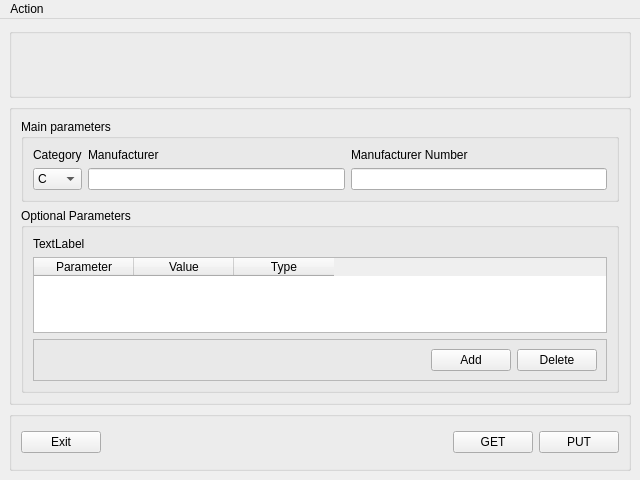
<?xml version="1.0" encoding="UTF-8"?>
<ui version="4.0">
 <class>MainWindow</class>
 <widget class="QMainWindow" name="MainWindow">
  <property name="geometry">
   <rect>
    <x>0</x>
    <y>0</y>
    <width>640</width>
    <height>480</height>
   </rect>
  </property>
  <property name="minimumSize">
   <size>
    <width>640</width>
    <height>480</height>
   </size>
  </property>
  <property name="windowTitle">
   <string>MainWindow</string>
  </property>
  <property name="toolButtonStyle">
   <enum>Qt::ToolButtonTextUnderIcon</enum>
  </property>
  <property name="tabShape">
   <enum>QTabWidget::Triangular</enum>
  </property>
  <widget class="QWidget" name="centralwidget">
   <layout class="QVBoxLayout" name="verticalLayout_2">
    <item>
     <layout class="QVBoxLayout" name="verticalLayout">
      <property name="sizeConstraint">
       <enum>QLayout::SetMaximumSize</enum>
      </property>
      <item>
       <widget class="QGroupBox" name="hintBox">
        <property name="minimumSize">
         <size>
          <width>0</width>
          <height>70</height>
         </size>
        </property>
        <property name="maximumSize">
         <size>
          <width>16777215</width>
          <height>70</height>
         </size>
        </property>
        <property name="title">
         <string/>
        </property>
        <layout class="QVBoxLayout" name="verticalLayout_3">
         <item>
          <widget class="QLabel" name="result_label">
           <property name="text">
            <string/>
           </property>
          </widget>
         </item>
        </layout>
       </widget>
      </item>
      <item>
       <widget class="QGroupBox" name="dataBox">
        <property name="minimumSize">
         <size>
          <width>0</width>
          <height>100</height>
         </size>
        </property>
        <property name="maximumSize">
         <size>
          <width>16777215</width>
          <height>16777215</height>
         </size>
        </property>
        <property name="title">
         <string/>
        </property>
        <layout class="QGridLayout" name="gridLayout_2">
         <item row="0" column="0">
          <widget class="QGroupBox" name="groupBox">
           <property name="title">
            <string>Main parameters</string>
           </property>
           <layout class="QGridLayout" name="gridLayout">
            <item row="1" column="2">
             <widget class="QLineEdit" name="pn_line"/>
            </item>
            <item row="1" column="1">
             <widget class="QLineEdit" name="m_line"/>
            </item>
            <item row="0" column="1">
             <widget class="QLabel" name="label">
              <property name="text">
               <string>Manufacturer</string>
              </property>
             </widget>
            </item>
            <item row="0" column="2">
             <widget class="QLabel" name="label_2">
              <property name="text">
               <string>Manufacturer Number</string>
              </property>
             </widget>
            </item>
            <item row="1" column="0">
             <widget class="QComboBox" name="categoryBox">
              <item>
               <property name="text">
                <string>C</string>
               </property>
              </item>
              <item>
               <property name="text">
                <string>R</string>
               </property>
              </item>
              <item>
               <property name="text">
                <string>L</string>
               </property>
              </item>
              <item>
               <property name="text">
                <string>T</string>
               </property>
              </item>
              <item>
               <property name="text">
                <string>DD</string>
               </property>
              </item>
              <item>
               <property name="text">
                <string>DA</string>
               </property>
              </item>
             </widget>
            </item>
            <item row="0" column="0">
             <widget class="QLabel" name="label_5">
              <property name="text">
               <string>Category</string>
              </property>
             </widget>
            </item>
           </layout>
          </widget>
         </item>
         <item row="2" column="0">
          <widget class="QGroupBox" name="groupBox_2">
           <property name="title">
            <string>Optional Parameters</string>
           </property>
           <layout class="QVBoxLayout" name="verticalLayout_4">
            <item>
             <widget class="QLabel" name="m_label">
              <property name="text">
               <string>TextLabel</string>
              </property>
             </widget>
            </item>
            <item>
             <widget class="QTableWidget" name="parametersTable">
              <property name="sizePolicy">
               <sizepolicy hsizetype="Expanding" vsizetype="Expanding">
                <horstretch>1</horstretch>
                <verstretch>0</verstretch>
               </sizepolicy>
              </property>
              <attribute name="horizontalHeaderVisible">
               <bool>true</bool>
              </attribute>
              <attribute name="verticalHeaderVisible">
               <bool>false</bool>
              </attribute>
              <attribute name="verticalHeaderMinimumSectionSize">
               <number>10</number>
              </attribute>
              <column>
               <property name="text">
                <string>Parameter</string>
               </property>
              </column>
              <column>
               <property name="text">
                <string>Value</string>
               </property>
              </column>
              <column>
               <property name="text">
                <string>Type</string>
               </property>
              </column>
             </widget>
            </item>
            <item>
             <widget class="QFrame" name="frame">
              <property name="frameShape">
               <enum>QFrame::StyledPanel</enum>
              </property>
              <property name="frameShadow">
               <enum>QFrame::Raised</enum>
              </property>
              <layout class="QHBoxLayout" name="horizontalLayout_3">
               <item>
                <spacer name="horizontalSpacer_2">
                 <property name="orientation">
                  <enum>Qt::Horizontal</enum>
                 </property>
                 <property name="sizeHint" stdset="0">
                  <size>
                   <width>40</width>
                   <height>20</height>
                  </size>
                 </property>
                </spacer>
               </item>
               <item>
                <widget class="QPushButton" name="addButton">
                 <property name="text">
                  <string>Add</string>
                 </property>
                </widget>
               </item>
               <item>
                <widget class="QPushButton" name="delButton">
                 <property name="text">
                  <string>Delete</string>
                 </property>
                </widget>
               </item>
              </layout>
             </widget>
            </item>
           </layout>
          </widget>
         </item>
        </layout>
       </widget>
      </item>
      <item>
       <widget class="QGroupBox" name="controlBox">
        <property name="minimumSize">
         <size>
          <width>0</width>
          <height>60</height>
         </size>
        </property>
        <property name="maximumSize">
         <size>
          <width>16777215</width>
          <height>60</height>
         </size>
        </property>
        <property name="title">
         <string/>
        </property>
        <layout class="QHBoxLayout" name="horizontalLayout">
         <item>
          <widget class="QPushButton" name="exitButton">
           <property name="text">
            <string>Exit</string>
           </property>
          </widget>
         </item>
         <item>
          <spacer name="horizontalSpacer">
           <property name="orientation">
            <enum>Qt::Horizontal</enum>
           </property>
           <property name="sizeHint" stdset="0">
            <size>
             <width>516</width>
             <height>20</height>
            </size>
           </property>
          </spacer>
         </item>
         <item>
          <widget class="QPushButton" name="getButton">
           <property name="text">
            <string>GET</string>
           </property>
          </widget>
         </item>
         <item>
          <widget class="QPushButton" name="putButton">
           <property name="text">
            <string>PUT</string>
           </property>
          </widget>
         </item>
        </layout>
       </widget>
      </item>
     </layout>
    </item>
   </layout>
  </widget>
  <widget class="QMenuBar" name="menubar">
   <property name="geometry">
    <rect>
     <x>0</x>
     <y>0</y>
     <width>640</width>
     <height>21</height>
    </rect>
   </property>
   <widget class="QMenu" name="menuDo">
    <property name="title">
     <string>Action</string>
    </property>
    <addaction name="actionExit"/>
   </widget>
   <addaction name="menuDo"/>
  </widget>
  <action name="actionExit">
   <property name="text">
    <string>Exit</string>
   </property>
  </action>
 </widget>
 <resources/>
 <connections>
  <connection>
   <sender>actionExit</sender>
   <signal>triggered(bool)</signal>
   <receiver>MainWindow</receiver>
   <slot>close()</slot>
   <hints>
    <hint type="sourcelabel">
     <x>-1</x>
     <y>-1</y>
    </hint>
    <hint type="destinationlabel">
     <x>319</x>
     <y>239</y>
    </hint>
   </hints>
  </connection>
  <connection>
   <sender>exitButton</sender>
   <signal>clicked()</signal>
   <receiver>MainWindow</receiver>
   <slot>close()</slot>
   <hints>
    <hint type="sourcelabel">
     <x>582</x>
     <y>439</y>
    </hint>
    <hint type="destinationlabel">
     <x>319</x>
     <y>239</y>
    </hint>
   </hints>
  </connection>
 </connections>
</ui>
